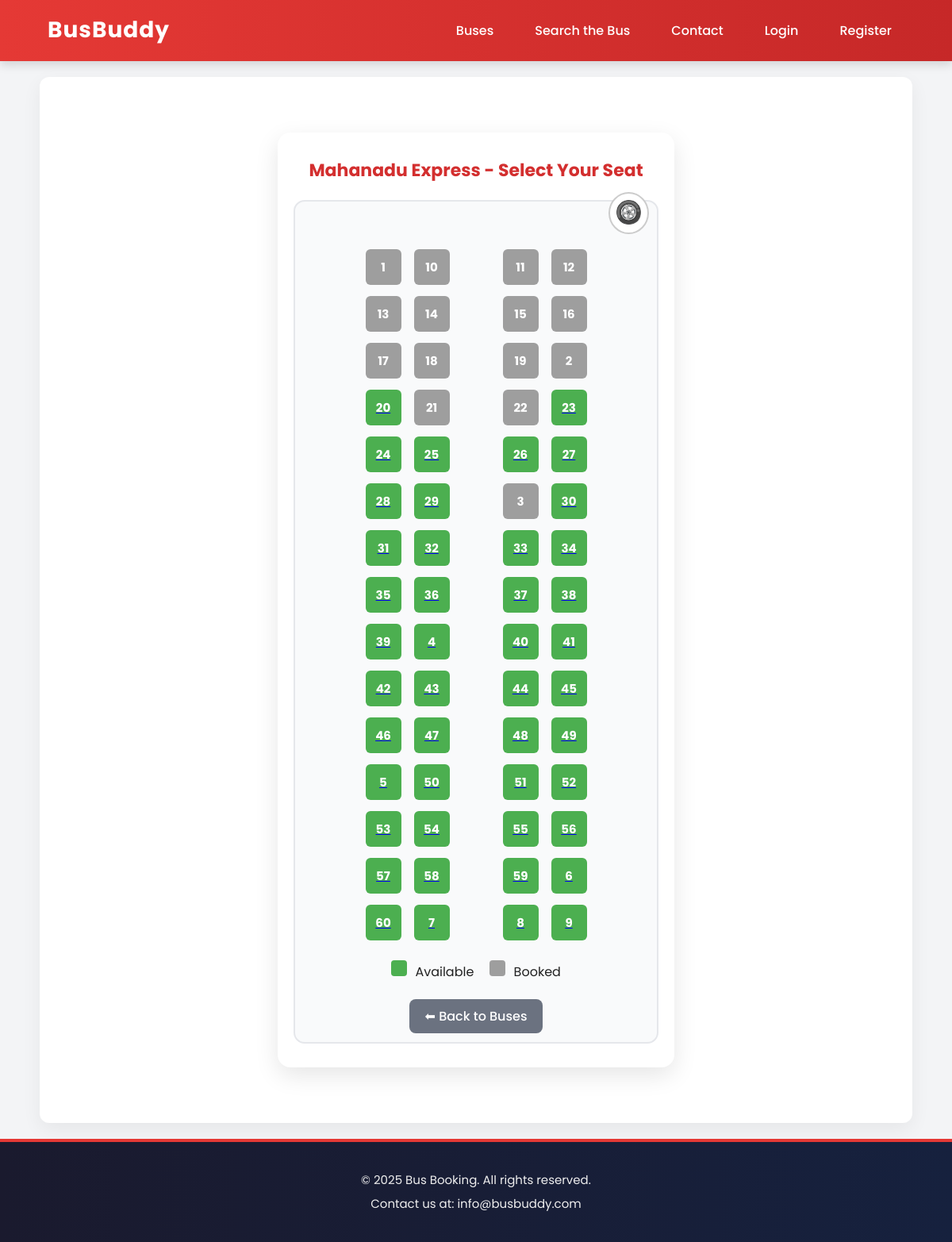
Before: /seats/3 with the older database file.
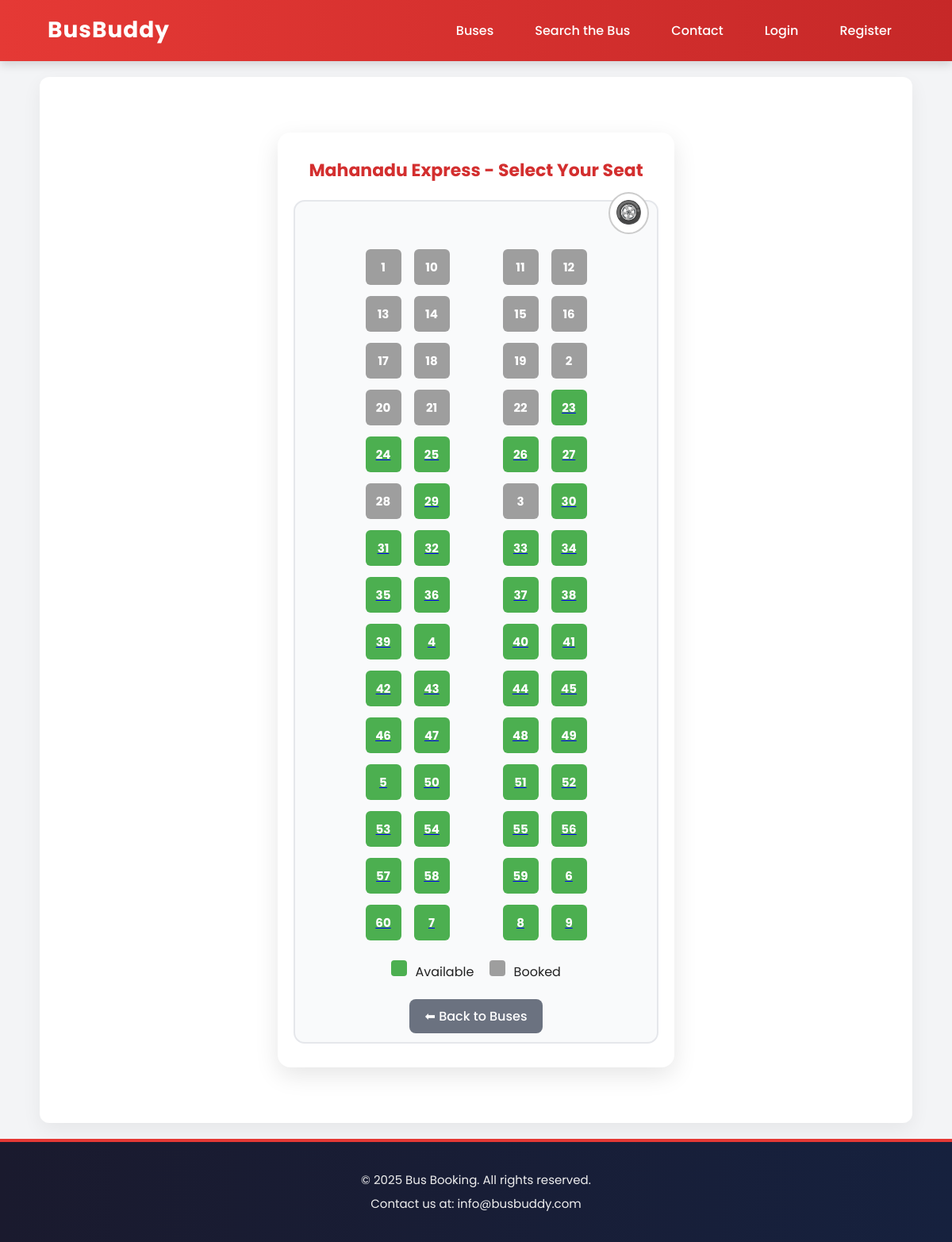
After: the same page with the newer database file.
### myapp/models.py (models this page shows, shortened)
class Bus(models.Model):
    name = models.CharField(max_length=100)
    source = models.CharField(max_length=100)
    destination = models.CharField( max_length=100)
    date = models.DateField()
    time = models.TimeField()
    total_seats = models.IntegerField(default=60)
    price = models.DecimalField(max_digits=6,decimal_places=2,default=0.00)

class Seat(models.Model):
    bus = models.ForeignKey(Bus,on_delete=models.CASCADE)
    number = models.CharField(max_length=8)
    is_booked = models.BooleanField(default=False)

### myapp/views.py (the view)
# urls.py: path('seats/<int:bus_id>',views.seats_view,name='seatsview'),
def seats_view(request, bus_id):
    bus = get_object_or_404(Bus, id=bus_id)
    seats = Seat.objects.filter(bus_id=bus_id).order_by('number')
    return render(request, 'seatsview.html', {'bus': bus, 'seats': seats,'bus_id':bus_id})

### myapp/templatetags/seat_filters.py (called while the page is built)
@register.filter
def group_seats(seats, size):
    size = int(size)
    return [seats[i:i + size] for i in range(0, len(seats), size)]

### templates/seatsview.html
{% extends "base.html" %}
{% load static %}
{% load seat_filters %}
{% block content %}
<link rel="stylesheet" href="{% static 'css/seatsview.css' %}">
<div class="bus-layout-wrapper">
  <h2 class="seat-title">{{ bus.name }} - Select Your Seat</h2>
  <div class="bus-body">
    <div class="driver-icon">🛞</div>
    <div class="seat-rows">
      {% for row in seats|group_seats:4 %}
        <div class="seat-row">
          {% for seat in row|slice:":2" %}
            {% if seat %}
              {% if seat.is_booked %}
                <div class="seat-box booked">{{ seat.number }}</div>
              {% else %}
                <a href="{% url 'passenger_details' seat.id bus.id %}">
                  <div class="seat-box available">{{ seat.number }}</div>
                </a>
              {% endif %}
            {% endif %}
          {% endfor %}
          <div class="aisle-space"></div>
          {% for seat in row|slice:"2:" %}
            {% if seat %}
              {% if seat.is_booked %}
                <div class="seat-box booked">{{ seat.number }}</div>
              {% else %}
                <a href="{% url 'passenger_details' seat.id bus.id %}">
                  <div class="seat-box available">{{ seat.number }}</div>
                </a>
              {% endif %}
            {% endif %}
          {% endfor %}
        </div>
      {% endfor %}
    </div>
    <div class="legend">
      <span><div class="legend-box available"></div> Available</span>
      <span><div class="legend-box booked"></div> Booked</span>
    </div>
    <div class="back-btn">
      <a href="{% url 'buslist' %}" class="btn-back">⬅ Back to Buses</a>
    </div>
  </div>
</div>
{% endblock %}

### templates/base.html (shortened to what this page needs)
{% load static %}
<!DOCTYPE html>
<html lang="en">
<head>
    <link rel="stylesheet" href="{% static 'css/base.css' %}" />
</head>
<body>
  <div class="wrapper">
    <nav class="navbar">
      <div class="container nav-container">
        <a href="{% url 'home' %}" class="navbar-logo">BusBuddy</a>
        <ul class="navbar-links">
          <li><a href="{% url 'buslist' %}">Buses</a></li>
           <li><a href="{% url 'searchthebus' %}">Search the Bus</a></li>
          <li><a href="{% url 'contactus' %}">Contact</a></li>
          {% if user.is_authenticated %}
            <li><a href="{% url 'mybookings' %}">My Bookings</a></li>
            <li><a href="{% url 'logout' %}">Logout</a></li>
          {% else %}
            <li><a href="{% url 'login' %}">Login</a></li>
            <li><a href="{% url 'register' %}">Register</a></li>
          {% endif %}
        </ul>
      </div>
    </nav>
    <main class="main-content container">
      {% block content %}{% endblock %}
    </main>
  </div>
  <footer class="footer">
    <div class="container">
      <p>&copy; 2025 Bus Booking. All rights reserved.</p>
      <p>Contact us at: info@busbuddy.com</p>
    </div>
  </footer>
</body>
</html>

### static/css/base.css (style rules this page uses)
* { margin: 0; padding: 0; box-sizing: border-box; }
body { font-family: 'Poppins', sans-serif; background-color: #f5f5f5; color: #212121; line-height: 1.6; min-height: 100vh; display: flex; flex-direction: column; }
.container { width: 90%; max-width: 1200px; margin: 0 auto; }
.navbar { background: linear-gradient(to right, #e53935, #c62828); padding: 1rem 0; box-shadow: 0 4px 12px rgba(0, 0, 0, 0.15); position: sticky; top: 0; z-index: 1000; }
.nav-container { display: flex; justify-content: space-between; align-items: center; flex-wrap: wrap; }
.navbar-logo { font-size: 28px; font-weight: bold; color: #ffffff; text-decoration: none; letter-spacing: 1px; transition: transform 0.3s ease; }
.navbar-links { list-style: none; display: flex; gap: 20px; }
.navbar-links li a { color: #ffffff; text-decoration: none; padding: 10px 16px; border-radius: 8px; font-weight: 500; transition: background-color 0.3s ease, transform 0.2s ease; }
.main-content { flex: 1; background-color: #ffffff; margin: 20px auto; padding: 30px; border-radius: 12px; box-shadow: 0 8px 24px rgba(0, 0, 0, 0.06); animation: fadeInSlide 0.6s ease; width: 95%; max-width: 1100px; }
.footer { background: linear-gradient(to right, #1a1a2e, #16213e); color: #eee; text-align: center; padding: 30px 0; font-size: 15px; border-top: 4px solid #e53935; }
.footer p { margin: 6px 0; transition: color 0.3s; }
a, button { transition: all 0.3s ease; }

### static/css/seatsview.css (style rules this page uses)
body { font-family: 'Poppins', sans-serif; background-color: #f3f4f6; margin: 0; padding: 0; }
.bus-layout-wrapper { max-width: 500px; margin: 40px auto; background: #ffffff; padding: 30px 20px; border-radius: 16px; box-shadow: 0 10px 30px rgba(0, 0, 0, 0.1); animation: fadeIn 0.4s ease-in-out; text-align: center; }
.seat-title { color: #d32f2f; font-size: 22px; margin-bottom: 20px; }
.bus-body { background-color: #f9fafb; border: 2px solid #e5e7eb; padding: 20px; border-radius: 14px; position: relative; }
.driver-icon { position: absolute; top: -12px; right: 10px; font-size: 28px; background-color: #fff; padding: 2px 6px; border-radius: 50%; border: 2px solid #ccc; }
.seat-rows { display: flex; flex-direction: column; gap: 14px; margin-top: 40px; }
.seat-row { display: flex; justify-content: center; align-items: center; gap: 16px; }
.seat-box { width: 45px; height: 45px; background-color: #4caf50; color: white; border-radius: 6px; line-height: 45px; font-size: 15px; font-weight: bold; text-align: center; cursor: pointer; transition: transform 0.2s ease; }
.booked { background-color: #9e9e9e; cursor: not-allowed; }
.aisle-space { width: 35px; height: 1px; }
.legend { display: flex; justify-content: center; gap: 20px; margin-top: 25px; }
.legend-box { width: 20px; height: 20px; display: inline-block; border-radius: 4px; margin-right: 6px; }
.legend-box.available { background-color: #4caf50; }
.legend-box.booked { background-color: #9e9e9e; }
.back-btn { margin-top: 30px; }
.btn-back { padding: 10px 20px; background-color: #6b7280; color: white; text-decoration: none; border-radius: 8px; transition: background-color 0.3s ease, transform 0.3s ease; font-weight: 500; }

Changed rows visible on the page:
changed Seat (number 13 of 60 on the later page): is_booked False → True (drawn)
changed Seat (number 21 of 60 on the later page): is_booked False → True (drawn)
